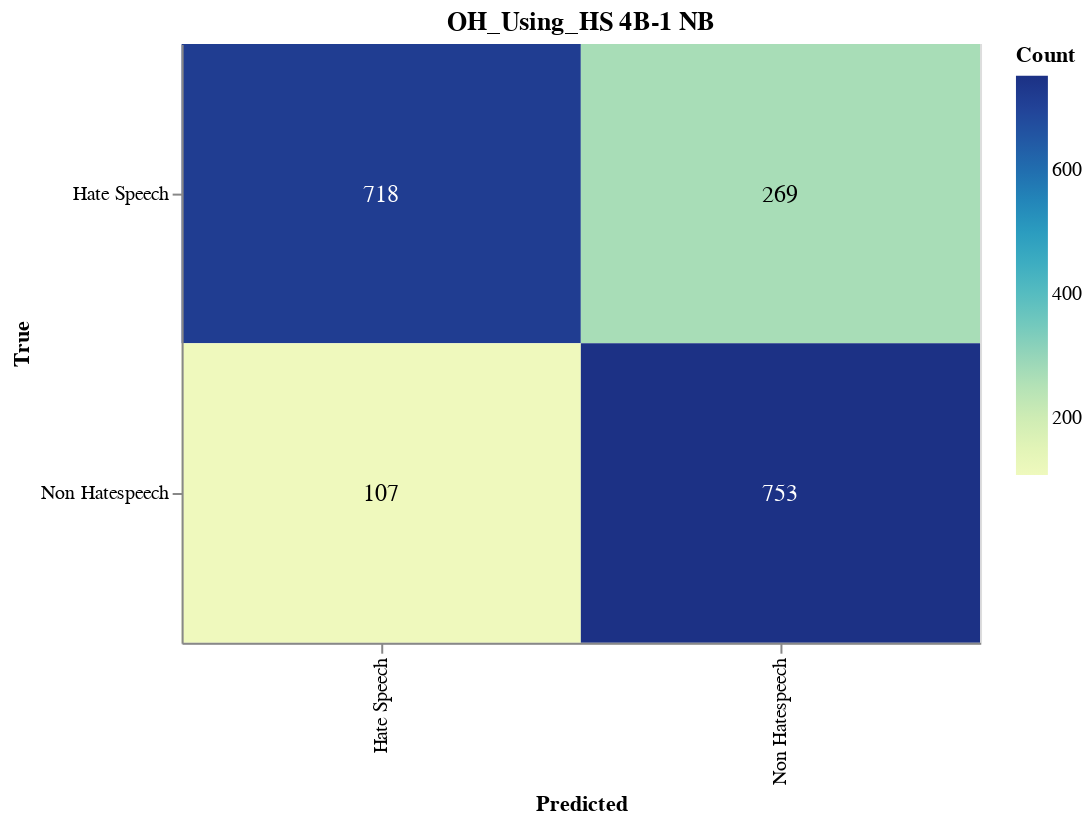

The notebook cell this image was saved under:
### Markdown cell above
#### Save Confusion Matrix

### Code cell
import altair as alt
import pandas as pd
from sklearn.metrics import confusion_matrix

# Calculate the confusion matrix
cm = confusion_matrix(true_labels, adjusted_predictions)

# Define class names
class_names = ['Hate Speech', 'Non Hatespeech']

# Convert confusion matrix to DataFrame
cm_df = pd.DataFrame(cm, index=class_names, columns=class_names).reset_index().melt(id_vars='index')
cm_df.columns = ['True', 'Predicted', 'Count']

# Ensure the order of categories
cm_df['True'] = pd.Categorical(cm_df['True'], categories=class_names, ordered=True)
cm_df['Predicted'] = pd.Categorical(cm_df['Predicted'], categories=class_names, ordered=True)

# Create the Altair plot
heatmap = alt.Chart(cm_df).mark_rect().encode(
    x=alt.X('Predicted:O', sort=class_names),
    y=alt.Y('True:O', sort=class_names),
    color='Count:Q',
    tooltip=['True', 'Predicted', 'Count']
).properties(
    width=400,
    height=300,
    title='OH_Using_HS 4B-1 NB'
)

# Add text labels
text = heatmap.mark_text(
    align='center',
    baseline='middle',
    fontSize=12
).encode(
    text='Count:Q',
    color=alt.condition(
        alt.datum.Count > cm.max() / 2,
        alt.value('white'),
        alt.value('black')
    )
)

# Combine heatmap and text
final_chart = heatmap + text

# Display the plot
final_chart.show()

### Figure 1 — Vega-Lite specification as saved in the notebook (floating-point values rounded to 4 significant figures)
{"config": {"view": {"continuousWidth": 300, "continuousHeight": 300}}, "layer": [{"mark": {"type": "rect"}, "encoding": {"color": {"field": "Count", "type": "quantitative"}, "tooltip": [{"field": "True", "type": "ordinal"}, {"field": "Predicted", "type": "ordinal"}, {"field": "Count", "type": "quantitative"}], "x": {"field": "Predicted", "sort": ["Hate Speech", "Non Hatespeech"], "type": "ordinal"}, "y": {"field": "True", "sort": ["Hate Speech", "Non Hatespeech"], "type": "ordinal"}}, "title": "OH_Using_HS 4B-1 NB"}, {"mark": {"type": "text", "align": "center", "baseline": "middle", "fontSize": 12}, "encoding": {"color": {"condition": {"test": "(datum.Count > 376.5)", "value": "white"}, "value": "black"}, "text": {"field": "Count", "type": "quantitative"}, "tooltip": [{"field": "True", "type": "ordinal"}, {"field": "Predicted", "type": "ordinal"}, {"field": "Count", "type": "quantitative"}], "x": {"field": "Predicted", "sort": ["Hate Speech", "Non Hatespeech"], "type": "ordinal"}, "y": {"field": "True", "sort": ["Hate Speech", "Non Hatespeech"], "type": "ordinal"}}, "title": "OH_Using_HS 4B-1 NB"}], "data": {"name": "data-05614d5ba9953e8d5c348a4582674aec"}, "height": 300, "width": 400, "$schema": "https://vega.github.io/schema/vega-lite/v5.17.0.json", "datasets": {"data-05614d5ba9953e8d5c348a4582674aec": [{"True": "Hate Speech", "Predicted": "Hate Speech", "Count": 718}, {"True": "Non Hatespeech", "Predicted": "Hate Speech", "Count": 107}, {"True": "Hate Speech", "Predicted": "Non Hatespeech", "Count": 269}, {"True": "Non Hatespeech", "Predicted": "Non Hatespeech", "Count": 753}]}}
